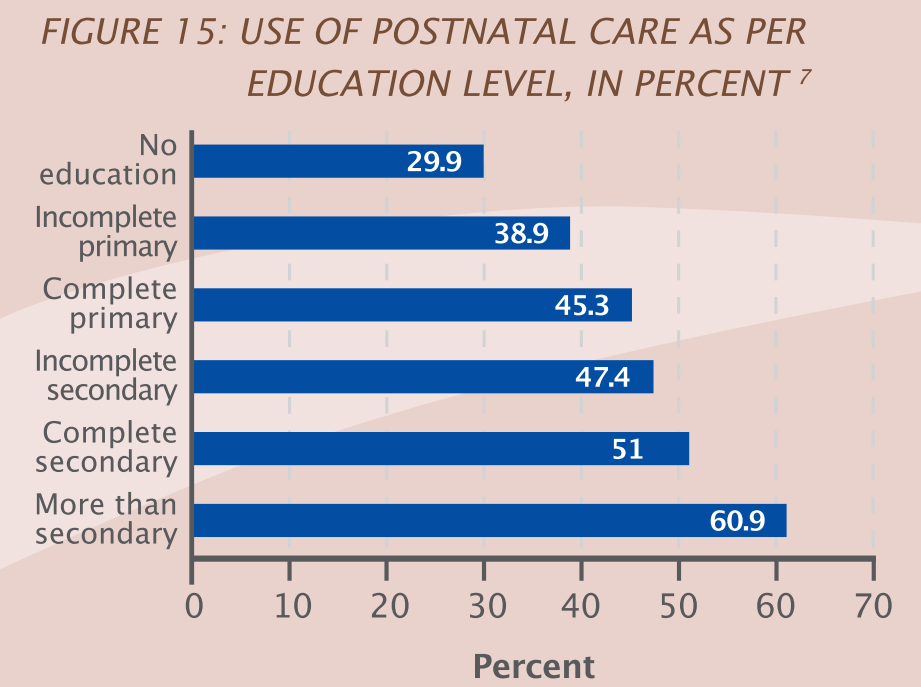
#> input picture tribe/inputs/4849.png, 921 x 687 px
$ python -i preprocessing.py   (imports and definitions only)
#> lines starting #> are read from the running program, lines starting #| are printed output that depends on the picture
#> further down, picture is the input picture: PIL image 921x687 RGBA; mean R, G, B, A 197, 188.7, 196.3, 255
"""Preserve complete stimuli through V-JEPA2's 292 resize / 256 crop."""
from PIL import Image, ImageColor

PROTOCOL = 'paper_3s_t0_bt709_center256_v3'
CANVAS_SIZE = 292
STIMULUS_SIZE = 256


def prepare_stimulus(image, background='white'):
    """Fit the full image into the crop, without stretching or normalization.

    The 18-pixel outer border is discarded by the pretrained processor.
    Remaining letterbox padding uses the experiment's configurable background.
    """
#> called with background = 'white'
    color = ImageColor.getrgb(background)
    if len(color) != 3:
        raise ValueError('Background must be an opaque RGB color')
    width, height = image.size
#> width = 921; height = 687
    scale = STIMULUS_SIZE / max(width, height)
#> scale = 0.278
    size = tuple(max(1, min(STIMULUS_SIZE, round(n * scale))) for n in image.size)
#> size = (256, 191)
    # Composite transparency before resampling so transparent RGB cannot bleed.
    rgba = image.convert('RGBA')
    rgb = Image.new('RGBA', image.size, (*color, 255))
#> rgb: PIL image 921x687 RGBA; every value is 255
    rgb.alpha_composite(rgba)
    stimulus = rgb.convert('RGB').resize(size, Image.Resampling.LANCZOS)
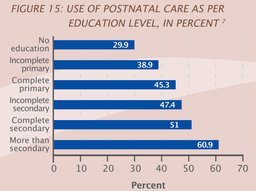
#> stimulus: PIL image 256x191 RGB; mean R, G, B 197.3, 188.7, 196.3
    left, top = ((CANVAS_SIZE - n) // 2 for n in size)
#> left = 18; top = 50
    canvas = Image.new('RGB', (CANVAS_SIZE, CANVAS_SIZE), color)
#> canvas: PIL image 292x292 RGB; every value is 255
    canvas.paste(stimulus, (left, top))
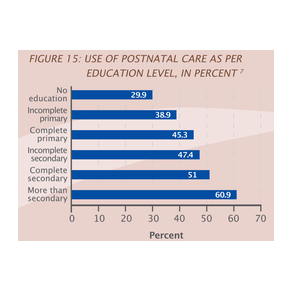
#> canvas: PIL image 292x292 RGB; mean R, G, B 221.9, 217, 221.3
    return canvas, {
        'resized_size': list(size),
        'stimulus_box': [left, top, left + size[0], top + size[1]],
        'background_rgb': list(color),
        'encoder_crop_box': [18, 18, 274, 274],
    }

>>> from PIL import Image
>>> picture = Image.open('inputs/4849.png')
>>> result = prepare_stimulus(picture)

$ run again, on tribe/inputs/751.png
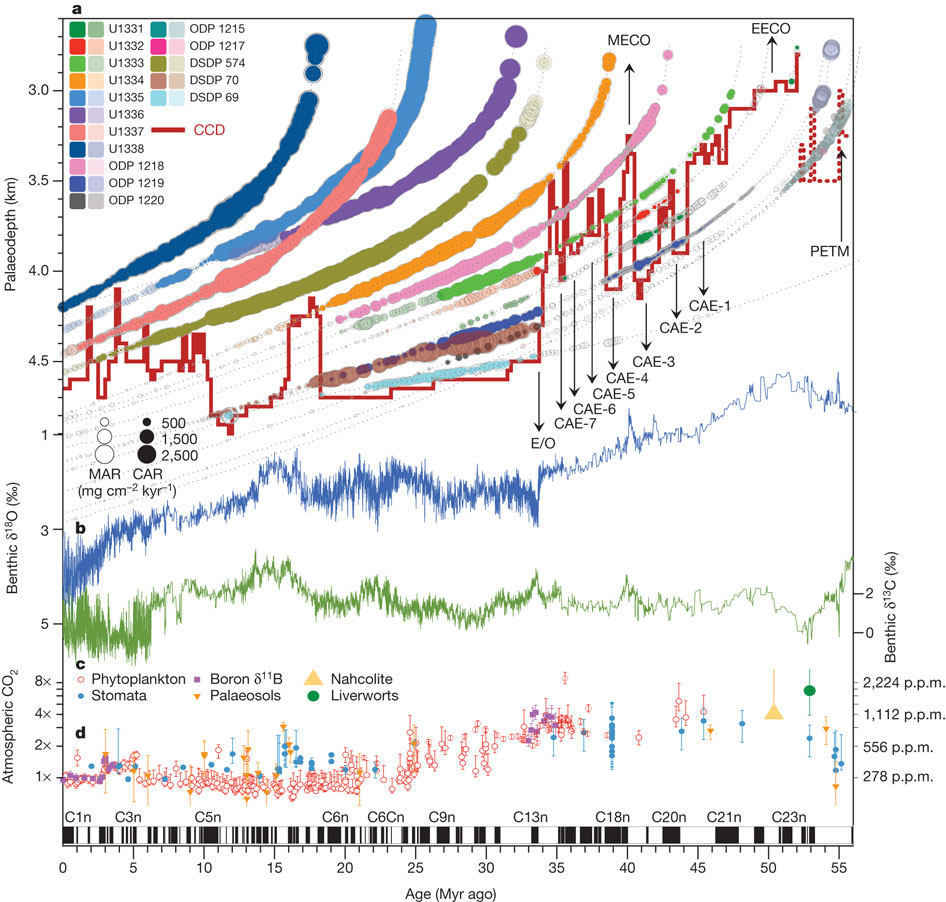
#> input picture tribe/inputs/751.png, 946 x 902 px
#> picture is the input picture: PIL image 946x902 RGB; mean R, G, B 234.3, 231.8, 231.5
#> rgb: PIL image 946x902 RGBA; every value is 255
#> in prepare_stimulus, `stimulus = rgb.convert('RGB').resize(size, Image.Resampling.LANCZOS)`:
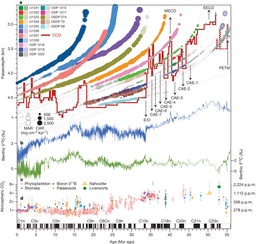
#> stimulus: PIL image 256x244 RGB; mean R, G, B 233.7, 231.1, 230.7
#> in prepare_stimulus, `canvas.paste(stimulus, (left, top))`:
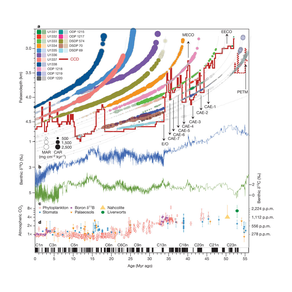
#> canvas: PIL image 292x292 RGB; mean R, G, B 239.4, 237.5, 237.2
